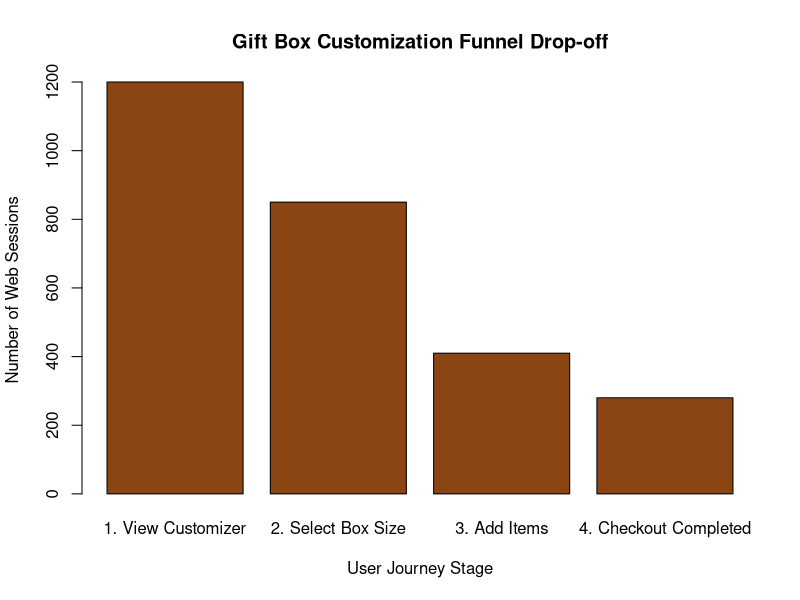

Source code (R):
## ---- chunk 1
#| label: load-and-plot-data
#| echo: true
#| fig-align: center

# 1. Simulate the Farm Store session data
set.seed(123)
session_data <- data.frame(
  Funnel_Stage = factor(c("1. View Customizer", "2. Select Box Size", "3. Add Items", "4. Checkout Completed"),
                        levels = c("1. View Customizer", "2. Select Box Size", "3. Add Items", "4. Checkout Completed")),
  Sessions = c(1200, 850, 410, 280)
)

# 2. Extract sample metric for inline narrative reporting
total_initial_users <- session_data$Sessions[1]
final_conversions <- session_data$Sessions[4]

# 3. Generate a reproducible visualization of the funnel
barplot(session_data$Sessions, 
        names.arg = session_data$Funnel_Stage, 
        col = "#8B4513", 
        main = "Gift Box Customization Funnel Drop-off",
        ylab = "Number of Web Sessions",
        xlab = "User Journey Stage")
